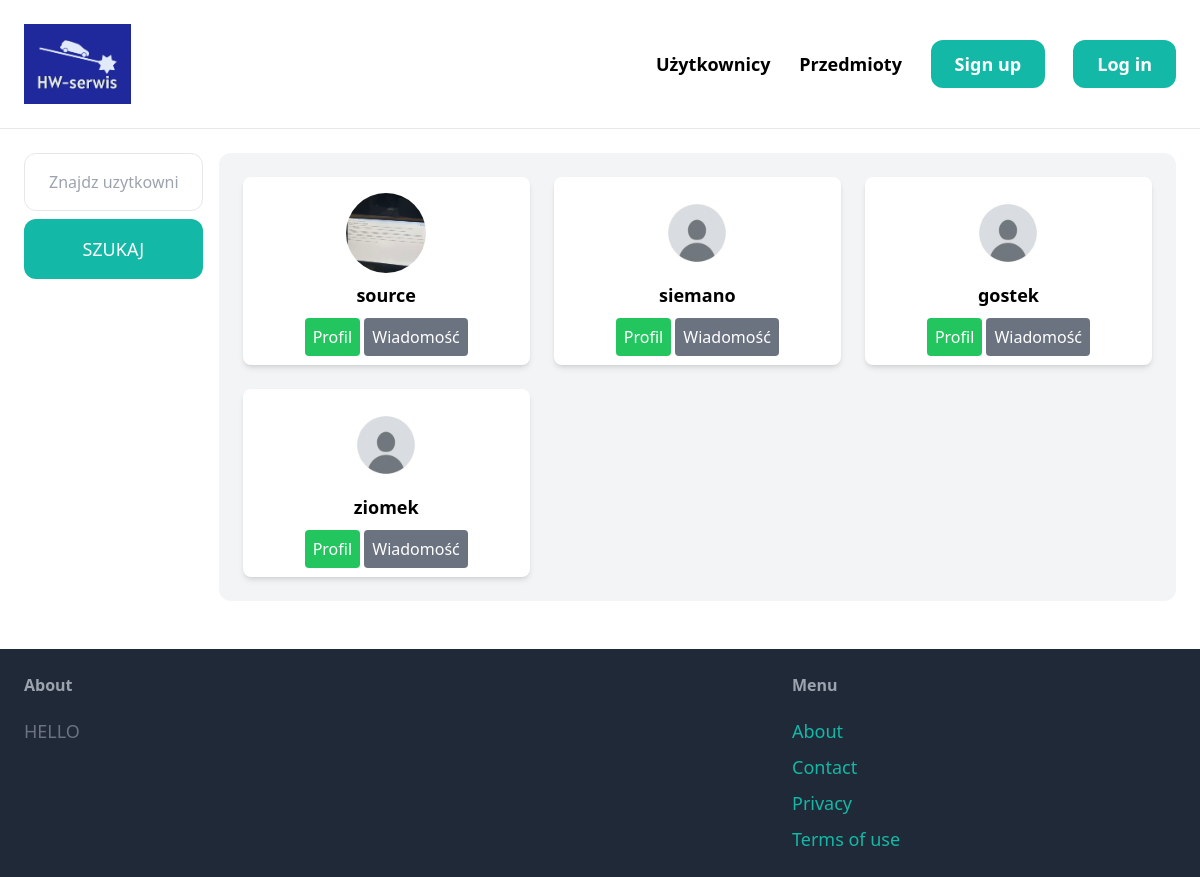
The app's page /users/, older data.
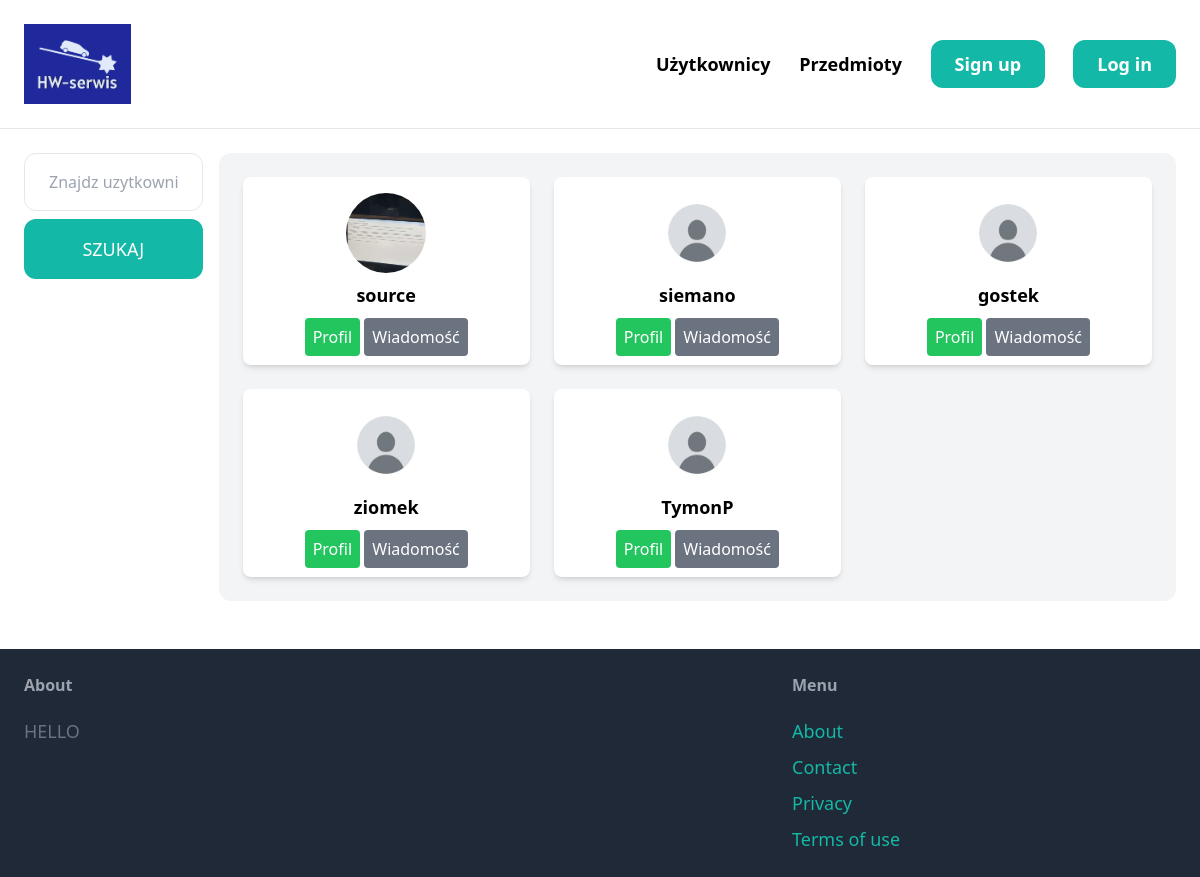
The same page, newer data.
### user/models.py (models this page shows, shortened)
class Profile(models.Model):
    user = models.OneToOneField(User, on_delete=models.CASCADE)
    avatar = models.ImageField(upload_to='avatars/', default='avatars/default.jpg')
    bio = models.TextField(max_length=500, blank=True)

### users/views.py (the view)
# urls.py: path('', views.search_users, name='items'),  # Przykładowa ścieżka
def search_users(request):
    query = request.GET.get('q', '')
    if query:
        users = User.objects.filter(username__icontains=query)
    else:
        users = User.objects.all()[:9]
    profiles = Profile.objects.filter(user__in=users)
    return render(request, 'users/items.html', {'profiles': profiles, 'query': query})

### users/templates/users/items.html (shortened to what this page needs)
{% extends 'core/base.html' %}
{% block content %}
<div class="pb-6 grid grid-cols-12 gap-4">
    <div class="col-span-2">
        <form method="get">
            <input name="q" class="w-full py-4 px-6 border rounded-xl" type="text" value="{{ query }}" placeholder="Znajdz uzytkownika">
            <button class="mt-2 w-full py-4 px-8 text-lg bg-teal-500 text-white rounded-xl">SZUKAJ</button>
        </form>
    </div>
    <div class="col-span-10">
        <div class="bg-gray-100 rounded-xl p-6 grid grid-cols-1 md:grid-cols-3 lg:grid-cols-3 gap-6">
            {% for profile in profiles %}
                    <div class="bg-white shadow-md p-4 rounded-lg text-center">
                        <img src="{{ profile.avatar.url }}" alt="Avatar" class="w-20 h-20 mx-auto rounded-full object-cover">
                        <h3 class="mt-2 text-lg font-bold">{{ profile.user.username }}</h3>
                        <div class="mt-4">
                            <div class="mt-4">
                                {% if request.user != profile.user %}
                                    <a href="{% url 'user:profile' profile.user.username %}" class="bg-green-500 text-white p-2 rounded hover">Profil</a>
                                    <a href="{% url 'conversation:new_with_user' profile.user.id %}" class="bg-gray-500 text-white p-2 rounded">Wiadomość</a>
                                {% endif %}
                            </div>
                        </div>
                    </div>
                {% empty %}
                    <p class="text-gray-600 col-span-3 text-center">Brak wyników</p>
                {% endfor %}
        </div>
    </div>
</div>
{% endblock %}

### core/templates/core/base.html (shortened to what this page needs)
<!doctype html>
<html>
    <head>
        <script src="https://cdn.tailwindcss.com"></script>
    </head>
    <body>
        <nav class="py-6 px-6 flex justify-between items-center border-b border-gray-200">
            <a href="/" class="block">
                <img src="/media/logo/logo.png" alt="-" class="h-20 mr-15">
            </a>
            <div class="space-x-6">
                <a href="{% url 'users:items' %}" class ="text-lg font-semibold hover:text-gray-500"> Użytkownicy </a>
                <a href="{% url 'item:items' %}" class ="text-lg font-semibold hover:text-gray-500"> Przedmioty </a>
                {% if request.user.is_authenticated %}
                    <a href="{% url 'user:profile' username=user.username %}" class="text-lg font-semibold hover:text-gray-500">Profile</a>
                    <a href="{% url 'item:new' %}" class ="text-lg font-semibold hover:text-gray-500">New item</a>
                    <a href="{% url 'conversation:inbox' %}" class="px-6 py-3 text-lg font-semibold bg-teal-500 text-white rounded-xl hover:bg-teal-700">Ibnox</a>
                    <a href="{% url 'dashboard:index' %}" class="px-6 py-3 text-lg font-semibold bg-teal-500 text-white rounded-xl hover:bg-teal-700">Dashboard</a>
                    <a href="{% url 'core:logout' %}" class="px-6 py-3 text-lg font-semibold bg-teal-500 text-white rounded-xl hover:bg-teal-700">Log Out</a>
                {% else %}
                    <a href="{% url 'core:signup' %}" class="px-6 py-3 text-lg font-semibold bg-teal-500 text-white rounded-xl hover:bg-teal-700">Sign up</a>
                    <a href="{% url 'core:login' %}" class="px-6 py-3 text-lg font-semibold bg-teal-500 text-white rounded-xl hover:bg-teal-700">Log in</a>
                {% endif %}
            </div>
        </nav>
        <div class="px-6 py-6">
            {% block content%}
            {% endblock %}
        </div>
        <footer class="py-6 px-6 flex justify-between bg-gray-800">
                <div class="w-2/3 pr-10">
                    <h3 class="mb-5 font-semibold text-gray-400">About</h3>
                    <p class="text-lg text-gray-500">  HELLO </p>
                </div>
                <div class="w-1/3">
                    <h3 class="mb-5 font-semibold text-gray-400">Menu</h3>
                    <ul class="space-y-2">
                        <li> <a href="#" class ="text-lg text-teal-500 hover:text-teal-700">About</a></li>
                        <li> <a href="{% url 'core:contact' %}" class ="text-lg text-teal-500 hover:text-teal-700">Contact</a></li>
                        <li> <a href="#" class ="text-lg text-teal-500 hover:text-teal-700">Privacy</a></li>
                        <li> <a href="#" class ="text-lg text-teal-500 hover:text-teal-700">Terms of use</a></li>
                    </ul>
                </div>
        </footer>
    </body>
</html>

Row changes from the older to the newer data that the page shows:
added Profile: avatar (placeholder picture), user.username "TymonP", shows "Profil"
